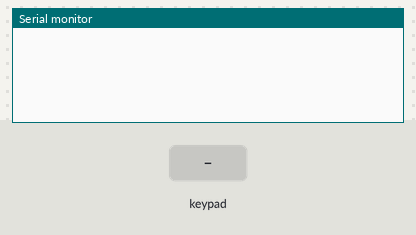
Bench run of a sketch on a simulated Arduino Uno, built with avr-gcc and run on an emulated ATmega328P. Parts: the last lines printed to the serial monitor. Inputs (shaded band) come from the test bench.

Above: at 1.2 s.
1.3 s: key '0' pressed
At 2.5 s:
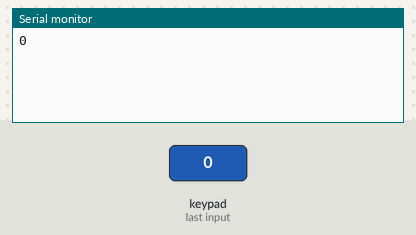
2.8 s: key 'a' pressed
At 3.7 s:
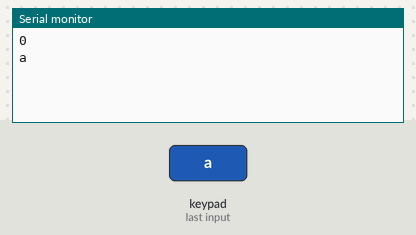
4.3 s: key 'b' pressed
At 4.8 s:
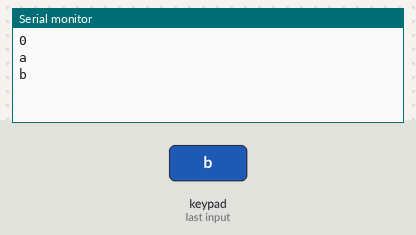
5.8 s: key 'c' pressed
At 7.0 s:
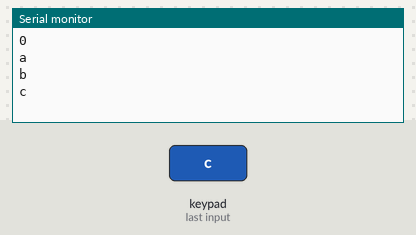
7.3 s: key 'd' pressed
At 8.5 s:
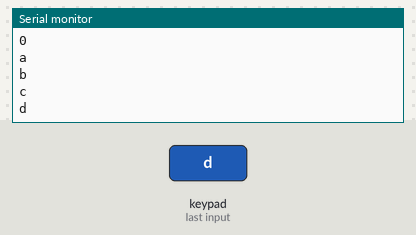
8.8 s: key 'e' pressed
At 9.6 s:
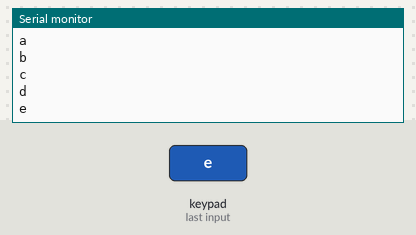

Measured:
- after the input at 1.3 s, the serial monitor: prints a new line at once (image 1)
- after the input at 2.8 s, the serial monitor: prints a new line at once (image 2)
- after the input at 4.3 s, the serial monitor: prints a new line at once (image 3)
- after the input at 5.8 s, the serial monitor: prints a new line at once (image 4)
- after the input at 7.3 s, the serial monitor: prints a new line at once (image 5)
- after the input at 8.8 s, the serial monitor: prints a new line at once (image 6)

The sketch:

05_Matrix-Keypad.ino
```cpp
#include <Keypad.h>

const byte ROWS = 4;
const byte COLS = 4;

char hexaKeys[ROWS][COLS] = {
  {'0', '1', '2', '3'},
  {'4', '5', '6', '7'},
  {'8', '9', 'a', 'b'},
  {'c', 'd', 'e', 'f'}
};

byte rowPins[ROWS] = {9, 8, 7, 6};
byte colPins[COLS] = {10, 11, 12, 13};

char customKey;
Keypad customKeypad = Keypad( makeKeymap(hexaKeys),
rowPins, colPins, ROWS, COLS);

void setup()
{
  Serial.begin(9600);
}

void loop()
{
  keyPress();
}

void keyPress()
{
  customKey = customKeypad.getKey();
  if (customKey)
  {
    Serial.println(customKey);
    delay(100);
  }
}
```
